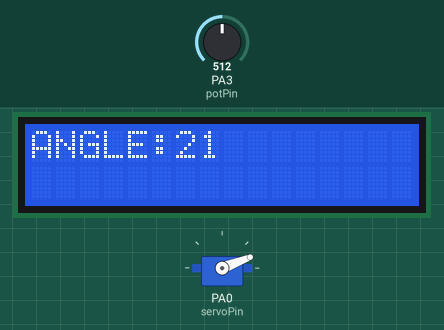
The sketch below on a simulated STM32 Blue Pill. On the bench: 16×2 character LCD, servo. Inputs (shaded band) come from the test bench; at power-on: PA3 (potPin) = 512.

Above: at 4.2 s.
4.3 s: PA3 (potPin) set to 306
At 5.5 s:
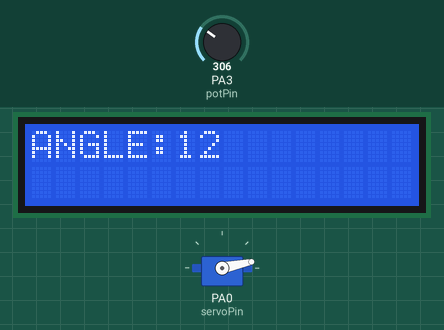
5.8 s: PA3 (potPin) set to 1023
At 6.1 s:
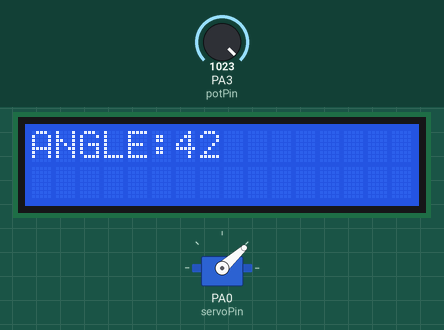
7.3 s: PA3 (potPin) set to 122
At 7.7 s:
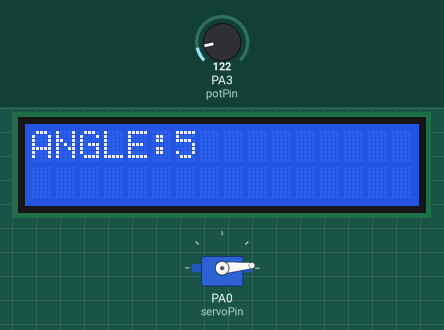
10.3 s: PA3 (potPin) set to 511
At 11.0 s:
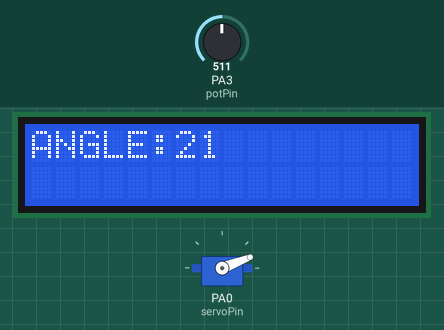
Timing chart, 0 to 12.8 s (numbered marks = the images above; inputs shaded):
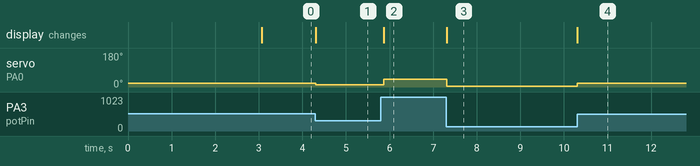

The sketch:

servo_STM32.ino
```cpp
#include<Servo.h>                                                          //подключение библиотеки для работы с сервомотором
#include<LiquidCrystal.h>                                               // подключение библиотеки для работы с ЖК дисплеем
const int rs = PB0, en = PB1, d4 = PB10 , d5 = PB11 , d6 = PC13, d7 = PC14;   //укажем контакты, к которым подключен ЖК дисплей
LiquidCrystal lcd(rs,en,d4,d5,d6,d7);                               //создадим объект для работы с ЖК дисплеем
int servoPin = PA0;                                //контакт, с которого мы будем управлять сервомотором
int potPin = PA3;                                  //контакт, к которому подключен потенциометр
Servo servo;                                       // создаем объект для управления сервомотором
void setup()
{
  lcd.begin(16,2);                         //указываем тип ЖК дисплея 16x2
  lcd.setCursor(0,0);                      //устанавливаем курсор в 1-й столбец 1-й строки
  lcd.print("CIRCUIT DIGEST");             //puts CIRCUIT DIGEST in LCD
  lcd.setCursor(0,1);                      // устанавливаем курсор в 1-й столбец 2-й строки
  lcd.print("SERVO WITH STM32");           //puts SERVO WITH STM32 in LCD
  delay(3000);                             // задержка 3 секунды
  lcd.clear();                             // очищаем экран дисплея
  servo.attach(servoPin);   // присоединяем объект сервомотора к заданному контакту

}
void loop()
{
 lcd.clear();                                                                 // очищаем экран дисплея
 int angle;                                                                   // переменная для хранения угла поворота сервомотора
 int reading;                                                                 //переменная для хранения значения с выхода АЦП
 reading = analogRead(potPin);                                                // считываем значение с выхода АЦП на контакте PA3
 angle = (reading/24);                                                        // делим значение с выхода АЦП на 24 чтобы получить максимальный угол поворота 170 градусов
 servo.write(angle);                                                          // вращаем ось сервомотора на угол angle
 lcd.setCursor(0,0);                                                          // устанавливаем курсор в 1-й столбец 1-й строки
 lcd.print("ANGLE:");                                                         //выводим слово ANGLE на ЖК дисплей
 lcd.print(angle);                                                            //выводим значение угла на ЖК дисплей
 delay(100);                                                                  //задержка 100 мс
}
```

Measured:
- after the input at 4.3 s, servo on PA0 (servoPin): 21° → 12° at once; the display: changes at once (image 1)
- after the input at 5.8 s, servo on PA0 (servoPin): 12° → 42° after 0.06 s; the display: changes after 0.06 s (image 2)
- after the input at 7.3 s, servo on PA0 (servoPin): 42° → 5° at once; the display: changes at once (image 3)
- after the input at 10.3 s, servo on PA0 (servoPin): 5° → 21° at once; the display: changes at once (image 4)
